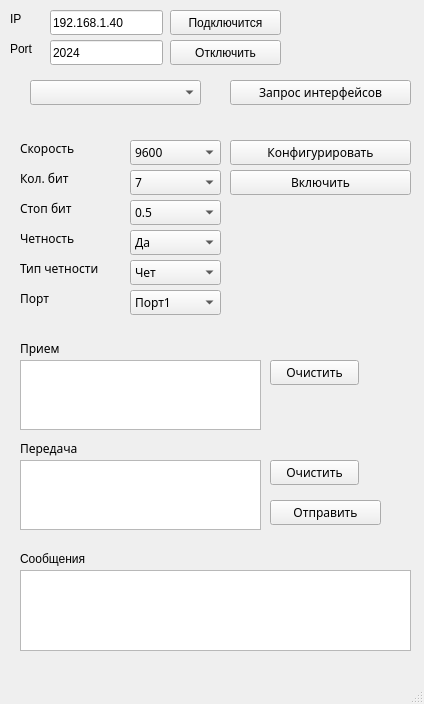
<?xml version="1.0" encoding="UTF-8"?>
<ui version="4.0">
 <class>MainWindow</class>
 <widget class="QMainWindow" name="MainWindow">
  <property name="geometry">
   <rect>
    <x>0</x>
    <y>0</y>
    <width>424</width>
    <height>704</height>
   </rect>
  </property>
  <property name="windowTitle">
   <string>STM32PeriphTest</string>
  </property>
  <widget class="QWidget" name="centralwidget">
   <widget class="QPushButton" name="btnConnect">
    <property name="geometry">
     <rect>
      <x>170</x>
      <y>10</y>
      <width>111</width>
      <height>25</height>
     </rect>
    </property>
    <property name="text">
     <string>Подключится</string>
    </property>
   </widget>
   <widget class="QLineEdit" name="editIP">
    <property name="geometry">
     <rect>
      <x>50</x>
      <y>10</y>
      <width>113</width>
      <height>25</height>
     </rect>
    </property>
    <property name="text">
     <string>192.168.1.40</string>
    </property>
   </widget>
   <widget class="QLineEdit" name="editPort">
    <property name="geometry">
     <rect>
      <x>50</x>
      <y>40</y>
      <width>113</width>
      <height>25</height>
     </rect>
    </property>
    <property name="text">
     <string>2024</string>
    </property>
   </widget>
   <widget class="QLabel" name="label_3">
    <property name="geometry">
     <rect>
      <x>10</x>
      <y>10</y>
      <width>31</width>
      <height>17</height>
     </rect>
    </property>
    <property name="text">
     <string>IP</string>
    </property>
   </widget>
   <widget class="QLabel" name="label_4">
    <property name="geometry">
     <rect>
      <x>10</x>
      <y>40</y>
      <width>31</width>
      <height>17</height>
     </rect>
    </property>
    <property name="text">
     <string>Port</string>
    </property>
   </widget>
   <widget class="QPushButton" name="btnStart">
    <property name="enabled">
     <bool>false</bool>
    </property>
    <property name="geometry">
     <rect>
      <x>430</x>
      <y>10</y>
      <width>91</width>
      <height>25</height>
     </rect>
    </property>
    <property name="text">
     <string>Запустить</string>
    </property>
   </widget>
   <widget class="QWidget" name="widget" native="true">
    <property name="enabled">
     <bool>true</bool>
    </property>
    <property name="geometry">
     <rect>
      <x>10</x>
      <y>330</y>
      <width>411</width>
      <height>221</height>
     </rect>
    </property>
    <property name="font">
     <font>
      <family>Manjari</family>
     </font>
    </property>
    <property name="contextMenuPolicy">
     <enum>Qt::NoContextMenu</enum>
    </property>
    <property name="autoFillBackground">
     <bool>false</bool>
    </property>
    <widget class="QPlainTextEdit" name="readDataPlain">
     <property name="geometry">
      <rect>
       <x>10</x>
       <y>30</y>
       <width>241</width>
       <height>70</height>
      </rect>
     </property>
    </widget>
    <widget class="QLabel" name="label_2">
     <property name="geometry">
      <rect>
       <x>10</x>
       <y>10</y>
       <width>81</width>
       <height>17</height>
      </rect>
     </property>
     <property name="text">
      <string>Прием</string>
     </property>
    </widget>
    <widget class="QLabel" name="label">
     <property name="geometry">
      <rect>
       <x>10</x>
       <y>150</y>
       <width>81</width>
       <height>17</height>
      </rect>
     </property>
     <property name="text">
      <string>Передача</string>
     </property>
    </widget>
    <widget class="QPushButton" name="sendButton">
     <property name="geometry">
      <rect>
       <x>260</x>
       <y>170</y>
       <width>111</width>
       <height>25</height>
      </rect>
     </property>
     <property name="text">
      <string>Отправить</string>
     </property>
    </widget>
    <widget class="QPlainTextEdit" name="writeDataPlain">
     <property name="geometry">
      <rect>
       <x>10</x>
       <y>130</y>
       <width>241</width>
       <height>70</height>
      </rect>
     </property>
    </widget>
    <widget class="QLabel" name="label_6">
     <property name="geometry">
      <rect>
       <x>10</x>
       <y>110</y>
       <width>81</width>
       <height>17</height>
      </rect>
     </property>
     <property name="text">
      <string>Передача</string>
     </property>
    </widget>
    <widget class="QPushButton" name="btnClearRecv">
     <property name="geometry">
      <rect>
       <x>260</x>
       <y>30</y>
       <width>89</width>
       <height>25</height>
      </rect>
     </property>
     <property name="text">
      <string>Очистить</string>
     </property>
    </widget>
    <widget class="QPushButton" name="btnClearSend">
     <property name="geometry">
      <rect>
       <x>260</x>
       <y>130</y>
       <width>89</width>
       <height>25</height>
      </rect>
     </property>
     <property name="text">
      <string>Очистить</string>
     </property>
    </widget>
   </widget>
   <widget class="QPushButton" name="btnDisconnect">
    <property name="geometry">
     <rect>
      <x>170</x>
      <y>40</y>
      <width>111</width>
      <height>25</height>
     </rect>
    </property>
    <property name="text">
     <string>Отключить</string>
    </property>
   </widget>
   <widget class="QStackedWidget" name="stackedWidgetl">
    <property name="geometry">
     <rect>
      <x>720</x>
      <y>100</y>
      <width>191</width>
      <height>191</height>
     </rect>
    </property>
    <widget class="QWidget" name="stackedWidgetlPage1"/>
   </widget>
   <widget class="QWidget" name="widget_2" native="true">
    <property name="enabled">
     <bool>true</bool>
    </property>
    <property name="geometry">
     <rect>
      <x>10</x>
      <y>70</y>
      <width>411</width>
      <height>51</height>
     </rect>
    </property>
    <property name="font">
     <font>
      <family>Manjari</family>
     </font>
    </property>
    <property name="contextMenuPolicy">
     <enum>Qt::NoContextMenu</enum>
    </property>
    <property name="autoFillBackground">
     <bool>false</bool>
    </property>
    <widget class="QPushButton" name="btnGetConfig">
     <property name="geometry">
      <rect>
       <x>220</x>
       <y>10</y>
       <width>181</width>
       <height>25</height>
      </rect>
     </property>
     <property name="text">
      <string>Запрос интерфейсов</string>
     </property>
    </widget>
    <widget class="QComboBox" name="comboInterface">
     <property name="geometry">
      <rect>
       <x>20</x>
       <y>10</y>
       <width>171</width>
       <height>25</height>
      </rect>
     </property>
    </widget>
   </widget>
   <widget class="QWidget" name="widget_3" native="true">
    <property name="enabled">
     <bool>true</bool>
    </property>
    <property name="geometry">
     <rect>
      <x>10</x>
      <y>130</y>
      <width>411</width>
      <height>191</height>
     </rect>
    </property>
    <property name="font">
     <font>
      <family>Manjari</family>
     </font>
    </property>
    <property name="contextMenuPolicy">
     <enum>Qt::NoContextMenu</enum>
    </property>
    <property name="autoFillBackground">
     <bool>false</bool>
    </property>
    <widget class="QPushButton" name="btnSetConfig">
     <property name="geometry">
      <rect>
       <x>220</x>
       <y>10</y>
       <width>181</width>
       <height>25</height>
      </rect>
     </property>
     <property name="text">
      <string>Конфигурировать</string>
     </property>
    </widget>
    <widget class="QComboBox" name="comboBaude">
     <property name="geometry">
      <rect>
       <x>120</x>
       <y>10</y>
       <width>91</width>
       <height>25</height>
      </rect>
     </property>
     <property name="editable">
      <bool>false</bool>
     </property>
     <item>
      <property name="text">
       <string>9600</string>
      </property>
     </item>
     <item>
      <property name="text">
       <string>19200</string>
      </property>
     </item>
     <item>
      <property name="text">
       <string>57600</string>
      </property>
     </item>
     <item>
      <property name="text">
       <string>115200</string>
      </property>
     </item>
    </widget>
    <widget class="QComboBox" name="comboBit">
     <property name="geometry">
      <rect>
       <x>120</x>
       <y>40</y>
       <width>91</width>
       <height>25</height>
      </rect>
     </property>
     <item>
      <property name="text">
       <string>7</string>
      </property>
     </item>
     <item>
      <property name="text">
       <string>8</string>
      </property>
     </item>
     <item>
      <property name="text">
       <string>9</string>
      </property>
     </item>
    </widget>
    <widget class="QLabel" name="label_9">
     <property name="geometry">
      <rect>
       <x>10</x>
       <y>10</y>
       <width>81</width>
       <height>17</height>
      </rect>
     </property>
     <property name="text">
      <string>Скорость</string>
     </property>
    </widget>
    <widget class="QLabel" name="label_10">
     <property name="geometry">
      <rect>
       <x>10</x>
       <y>40</y>
       <width>81</width>
       <height>17</height>
      </rect>
     </property>
     <property name="text">
      <string>Кол. бит</string>
     </property>
    </widget>
    <widget class="QLabel" name="label_11">
     <property name="geometry">
      <rect>
       <x>10</x>
       <y>70</y>
       <width>81</width>
       <height>17</height>
      </rect>
     </property>
     <property name="text">
      <string>Стоп бит</string>
     </property>
    </widget>
    <widget class="QLabel" name="label_12">
     <property name="geometry">
      <rect>
       <x>10</x>
       <y>100</y>
       <width>81</width>
       <height>17</height>
      </rect>
     </property>
     <property name="text">
      <string>Четность</string>
     </property>
    </widget>
    <widget class="QLabel" name="label_13">
     <property name="geometry">
      <rect>
       <x>10</x>
       <y>130</y>
       <width>111</width>
       <height>17</height>
      </rect>
     </property>
     <property name="text">
      <string>Тип четности</string>
     </property>
    </widget>
    <widget class="QLabel" name="label_14">
     <property name="geometry">
      <rect>
       <x>10</x>
       <y>160</y>
       <width>81</width>
       <height>17</height>
      </rect>
     </property>
     <property name="text">
      <string>Порт</string>
     </property>
    </widget>
    <widget class="QComboBox" name="comboStopBit">
     <property name="geometry">
      <rect>
       <x>120</x>
       <y>70</y>
       <width>91</width>
       <height>25</height>
      </rect>
     </property>
     <item>
      <property name="text">
       <string>0.5</string>
      </property>
     </item>
     <item>
      <property name="text">
       <string>1</string>
      </property>
     </item>
     <item>
      <property name="text">
       <string>1.5</string>
      </property>
     </item>
     <item>
      <property name="text">
       <string>2</string>
      </property>
     </item>
    </widget>
    <widget class="QComboBox" name="comboParity">
     <property name="geometry">
      <rect>
       <x>120</x>
       <y>100</y>
       <width>91</width>
       <height>25</height>
      </rect>
     </property>
     <item>
      <property name="text">
       <string>Да</string>
      </property>
     </item>
     <item>
      <property name="text">
       <string>Нет</string>
      </property>
     </item>
    </widget>
    <widget class="QComboBox" name="comboParityType">
     <property name="geometry">
      <rect>
       <x>120</x>
       <y>130</y>
       <width>91</width>
       <height>25</height>
      </rect>
     </property>
     <item>
      <property name="text">
       <string>Чет</string>
      </property>
     </item>
     <item>
      <property name="text">
       <string>Нечет</string>
      </property>
     </item>
    </widget>
    <widget class="QComboBox" name="comboPort">
     <property name="geometry">
      <rect>
       <x>120</x>
       <y>160</y>
       <width>91</width>
       <height>25</height>
      </rect>
     </property>
     <item>
      <property name="text">
       <string>Порт1</string>
      </property>
     </item>
     <item>
      <property name="text">
       <string>Порт2</string>
      </property>
     </item>
     <item>
      <property name="text">
       <string>Порт3</string>
      </property>
     </item>
    </widget>
    <widget class="QPushButton" name="btnOnOff">
     <property name="geometry">
      <rect>
       <x>220</x>
       <y>40</y>
       <width>181</width>
       <height>25</height>
      </rect>
     </property>
     <property name="text">
      <string>Включить</string>
     </property>
    </widget>
   </widget>
   <widget class="QLabel" name="label_15">
    <property name="geometry">
     <rect>
      <x>20</x>
      <y>550</y>
      <width>111</width>
      <height>17</height>
     </rect>
    </property>
    <property name="text">
     <string>Сообщения</string>
    </property>
   </widget>
   <widget class="QPlainTextEdit" name="message">
    <property name="enabled">
     <bool>true</bool>
    </property>
    <property name="geometry">
     <rect>
      <x>20</x>
      <y>570</y>
      <width>391</width>
      <height>81</height>
     </rect>
    </property>
   </widget>
  </widget>
  <widget class="QMenuBar" name="menubar">
   <property name="geometry">
    <rect>
     <x>0</x>
     <y>0</y>
     <width>424</width>
     <height>22</height>
    </rect>
   </property>
  </widget>
  <widget class="QStatusBar" name="statusbar"/>
 </widget>
 <resources/>
 <connections/>
</ui>
